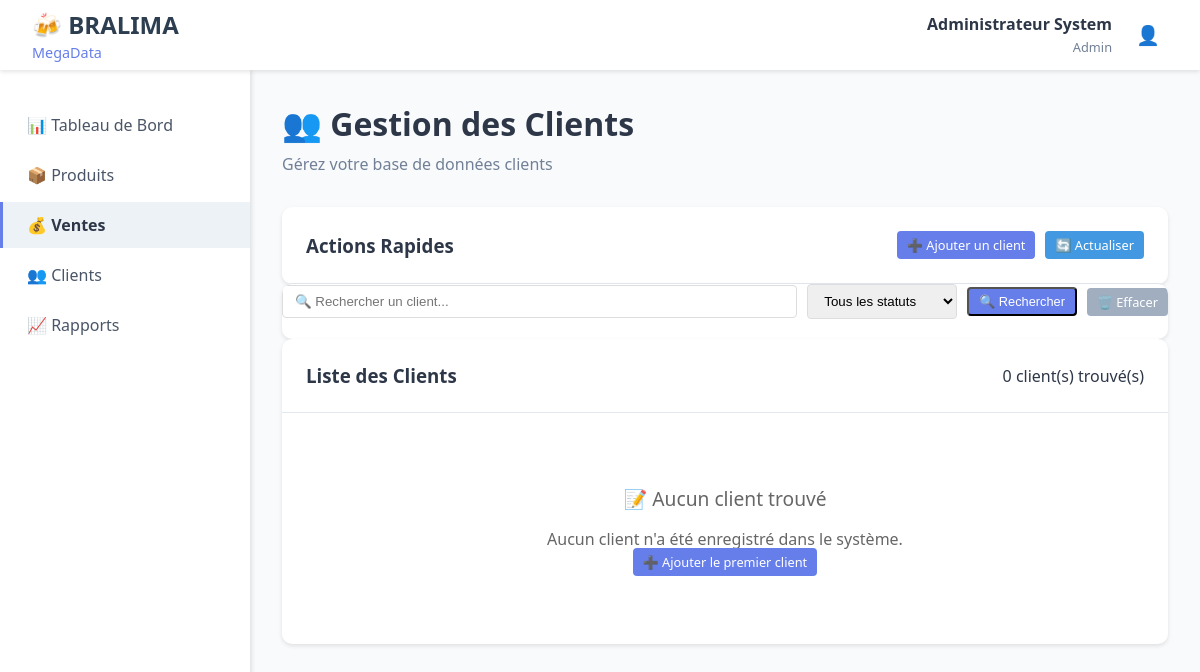
Before: /modules/clients/liste.php (signed in) with the older database file.
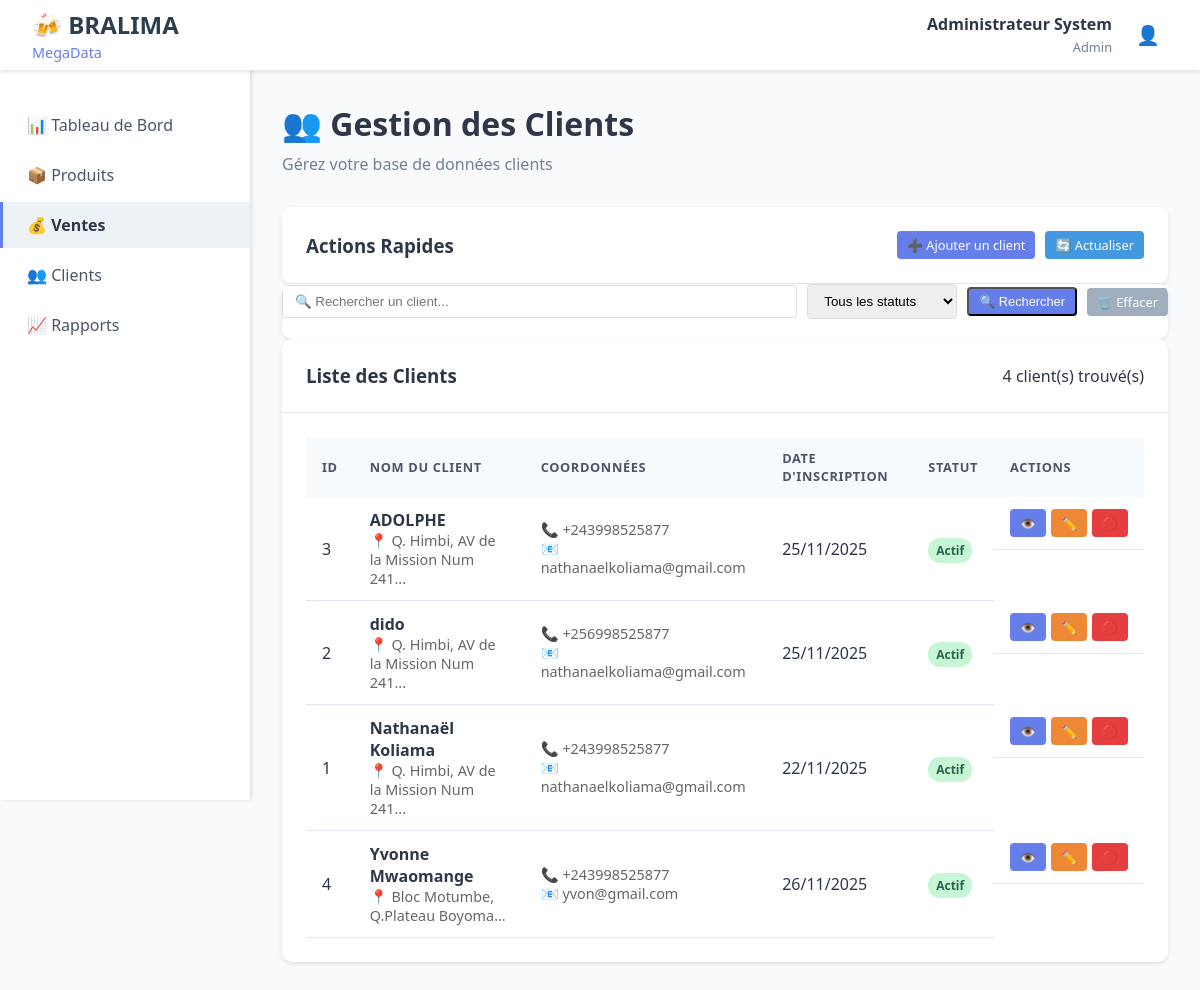
After: the same page with the newer database file.
### tables this page shows
CREATE TABLE `clients` (
  `id_client` int(11) NOT NULL,
  `nom_client` varchar(100) NOT NULL,
  `adresse` text DEFAULT NULL,
  `telephone` varchar(20) DEFAULT NULL,
  `email` varchar(100) DEFAULT NULL,
  `date_creation` datetime DEFAULT current_timestamp(),
  `statut` enum('actif','inactif') DEFAULT 'actif'
);

### modules/clients/liste.php (the view, shortened to what the changed rows need)
<!DOCTYPE html>
<html lang="fr">
<head>
    <link rel="stylesheet" href="../../assets/css/dashboard.css">
</head>
<body>
    <?php include '../../includes/header.php'; ?>
    <div class="container">
        <main class="main-content">
            <div class="page-header">
                <h1>👥 Gestion des Clients</h1>
            </div>
            <div class="content-card">
                <div class="card-header">
                    <h3>Liste des Clients</h3>
                    <span id="clientCount">
                        <?php
                        try {
                            $pdo = getDBConnection();
                            $where = [];
                            $params = [];
                            $where_clause = $where ? 'WHERE ' . implode(' AND ', $where) : '';
                            $count_sql = "SELECT COUNT(*) as total FROM clients $where_clause";
                            $stmt = $pdo->prepare($count_sql);
                            $stmt->execute($params);
                            $total = $stmt->fetch()['total'];
                            echo $total . ' client(s) trouvé(s)';
                        } catch (Exception $e) {
                            echo 'Erreur de comptage';
                        }
                        ?>
                    </span>
                </div>
                <div class="card-content">
                    <?php
                    try {
                        $pdo = getDBConnection();
                        $sql = "
                            SELECT * FROM clients
                            $where_clause
                            ORDER BY nom_client
                        ";
                        $stmt = $pdo->prepare($sql);
                        $stmt->execute($params);
                        $clients = $stmt->fetchAll();
                        if (count($clients) > 0):
                    ?>
                            <table class="data-table">
                                <thead>
                                    <tr>
                                        <th>ID</th>
                                        <th>Nom du Client</th>
                                        <th>Coordonnées</th>
                                        <th>Date d'inscription</th>
                                        <th>Statut</th>
                                        <th>Actions</th>
                                    </tr>
                                </thead>
                                <tbody>
                                    <?php foreach ($clients as $client): ?>
                                        <tr>
                                            <td><?php echo $client['id_client']; ?></td>
                                            <td>
                                                <strong><?php echo $client['nom_client']; ?></strong>
                                                <?php if (!empty($client['adresse'])): ?>
                                                    <div class="client-info">
                                                        📍 <?php echo substr($client['adresse'], 0, 50); ?>...
                                                    </div>
                                                <?php endif; ?>
                                            </td>
                                            <td>
                                                <?php if (!empty($client['telephone'])): ?>
                                                    <div class="client-info">📞 <?php echo $client['telephone']; ?></div>
                                                <?php endif; ?>
                                                <?php if (!empty($client['email'])): ?>
                                                    <div class="client-info">📧 <?php echo $client['email']; ?></div>
                                                <?php endif; ?>
                                            </td>
                                            <td><?php echo date('d/m/Y', strtotime($client['date_creation'])); ?></td>
                                            <td>
                                                <?php if ($client['statut'] == 'actif'): ?>
                                                    <span class="badge badge-success">Actif</span>
                                                <?php else: ?>
                                                    <span class="badge badge-danger">Inactif</span>
                                                <?php endif; ?>
                                            </td>
                                            <td class="actions">
                                                <a href="details.php?id=<?php echo $client['id_client']; ?>" class="btn btn-primary" title="Voir détails">
                                                    👁️
                                                </a>
                                                <a href="modifier.php?id=<?php echo $client['id_client']; ?>" class="btn btn-warning" title="Modifier">
                                                    ✏️
                                                </a>
                                                <?php if ($client['statut'] == 'actif'): ?>
                                                    <a href="desactiver.php?id=<?php echo $client['id_client']; ?>" class="btn btn-danger" title="Désactiver"
                                                        onclick="return confirm('Désactiver le client \'<?php echo $client['nom_client']; ?>\'?')">
                                                        🚫
                                                    </a>
                                                <?php else: ?>
                                                    <a href="activer.php?id=<?php echo $client['id_client']; ?>" class="btn btn-success" title="Activer">
                                                        ✅
                                                    </a>
                                                <?php endif; ?>
                                            </td>
                                        </tr>
                                    <?php endforeach; ?>
                                </tbody>
                            </table>
                        <?php else: ?>
                            <div style="text-align: center; padding: 3rem; color: #666;">
                                <p style="font-size: 1.2rem; margin-bottom: 1rem;">📝 Aucun client trouvé</p>
                                <p>
                                    <?php if (!empty($_GET['search']) || !empty($_GET['statut'])): ?>
                                        Aucun client ne correspond à vos critères de recherche.
                                        <br>
                                        <a href="liste.php" class="btn btn-primary" style="margin-top: 1rem;">
                                            🔄 Afficher tous les clients
                                        </a>
                                    <?php else: ?>
                                        Aucun client n'a été enregistré dans le système.
                                        <br>
                                        <a href="ajouter.php" class="btn btn-primary" style="margin-top: 1rem;">
                                            ➕ Ajouter le premier client
                                        </a>
                                    <?php endif; ?>
                                </p>
                            </div>
                        <?php endif; ?>
                    <?php
                    } catch (Exception $e) {
                        echo '<div style="text-align: center; padding: 2rem; color: red;">';
                        echo '<p>❌ Erreur lors du chargement des clients</p>';
                        echo '<p><small>' . $e->getMessage() . '</small></p>';
                        echo '</div>';
                    }
                    ?>
                </div>
            </div>
        </main>
    </div>
</body>
</html>

Changed rows visible on the page:
added clients: id_client "3", nom_client "ADOLPHE", adresse "Q. Himbi, AV de la Mission Num 241", telephone "+243998525877", email "nathanaelkoliama@gmail.com", date_creation "25/11/2025", statut "Actif"
added clients: id_client "2", nom_client "dido", adresse "Q. Himbi, AV de la Mission Num 241", telephone "+256998525877", email "nathanaelkoliama@gmail.com", date_creation "25/11/2025", statut "Actif"
added clients: id_client "1", nom_client "Nathanaël Koliama", adresse "Q. Himbi, AV de la Mission Num 241", telephone "+243998525877", email "nathanaelkoliama@gmail.com", date_creation "22/11/2025", statut "Actif"
added clients: id_client "4", nom_client "Yvonne Mwaomange", adresse "Bloc Motumbe, Q.Plateau Boyoma", telephone "+243998525877", email "yvon@gmail.com", date_creation "26/11/2025", statut "Actif"
Other visible differences:
$total: "0" → "4"
text no longer shown: "📝 Aucun client trouvé Aucun client n'a été enregistré dans le système. ➕ Ajouter le premier client"
text now shown: "ID NOM DU CLIENT COORDONNÉES DATE D'INSCRIPTION STATUT ACTIONS"
